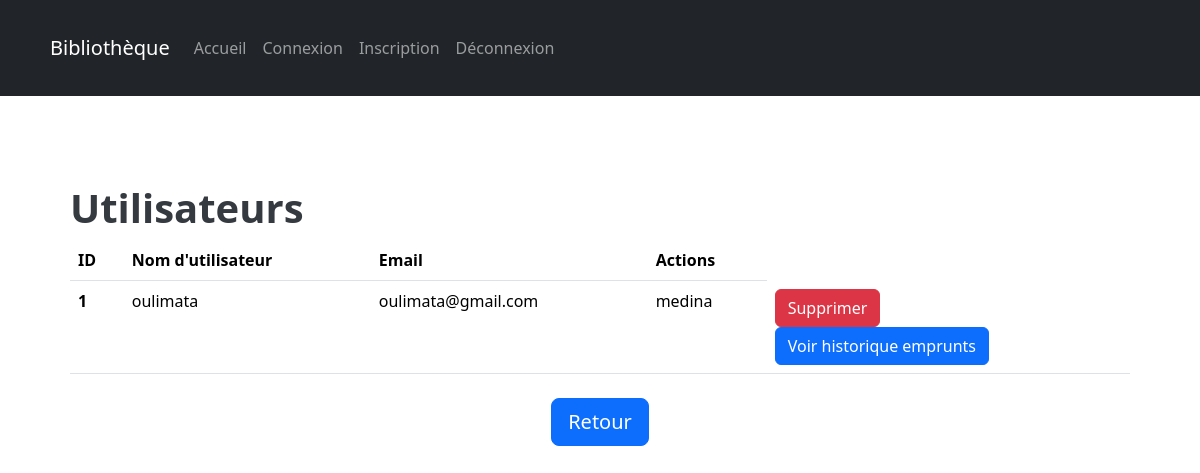
Before: /gererUtilisateurs (signed in) with the older database file.
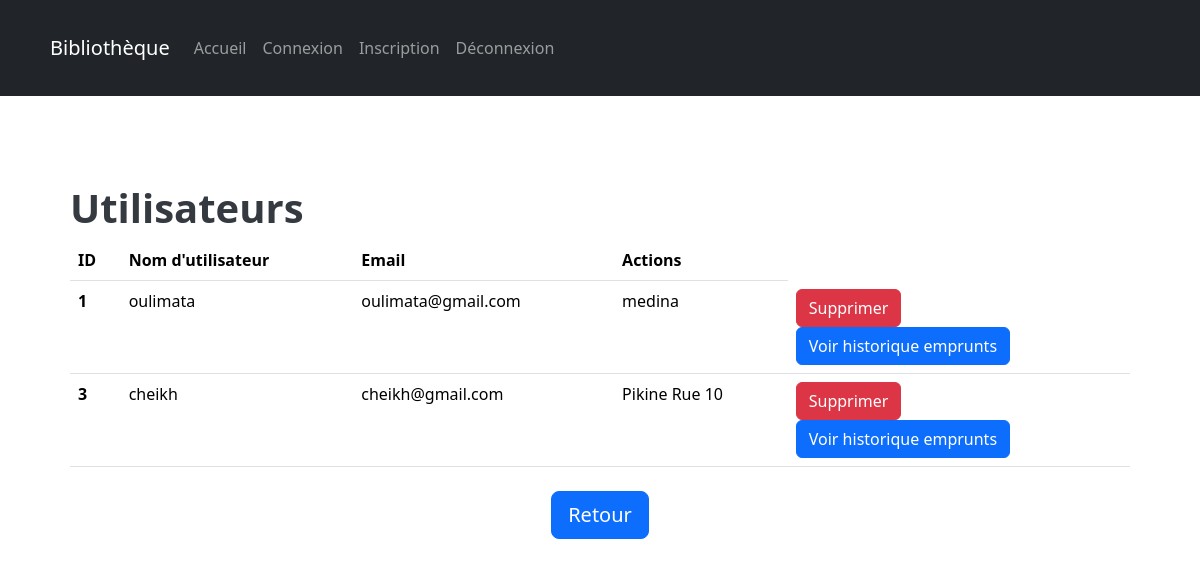
After: the same page with the newer database file.
### app.py (models this page shows, shortened)
class Utilisateur(db.Model, UserMixin):
    id = db.Column(db.Integer, primary_key=True)
    nom_utilisateur = db.Column(db.String(50), unique=True, nullable=False)
    email = db.Column(db.String(120), unique=True, nullable=False)
    adresse = db.Column(db.String(120), nullable=False)
    mot_de_passe = db.Column(db.String(60), nullable=False)
    is_SuperUser = db.Column(db.Boolean, default=False)

### app.py (the view)
@app.route('/gererUtilisateurs')
@login_required
@role_required(is_SuperUser_required=True)
def gererUtilisateurs():
    if current_user.is_SuperUser:
        utilisateurs = Utilisateur.query.all()
        return render_template('gerer_utilisateur.html', utilisateurs=utilisateurs)
    else:
        return redirect(url_for('accueil'))

### app.py (called while the page is built)
@login_manager.user_loader
def load_user(user_id):
    return Utilisateur.query.get(int(user_id))

def role_required(is_SuperUser_required):
    def decorator(f):
        @wraps(f)
        def decorated_function(*args, **kwargs):
            if not current_user.is_authenticated:
                return redirect(url_for('connexion'))
            if is_SuperUser_required and not current_user.is_SuperUser:
                return redirect(url_for('accueil'))
            if not is_SuperUser_required and current_user.is_SuperUser:
                return redirect(url_for('accueil_admin'))
            return f(*args, **kwargs)
        return decorated_function
    return decorator

### templates/gerer_utilisateur.html (shortened to what this page needs)
{% extends 'layout_admin.html' %}
{% block content %}
<div class="container mt-4">
    <h1>Utilisateurs</h1>
    <table class="table">
        <thead>
            <tr>
                <th scope="col">ID</th>
                <th scope="col">Nom d'utilisateur</th>
                <th scope="col">Email</th>
                <th scope="col">Actions</th>
            </tr>
        </thead>
        <tbody>
            {% for utilisateur in utilisateurs if not utilisateur.is_SuperUser %}
            <tr>
                <th scope="row">{{ utilisateur.id }}</th>
                <td>{{ utilisateur.nom_utilisateur }}</td>
                <td>{{ utilisateur.email }}</td>
                <td>{{ utilisateur.adresse }}</td>
                <td>
                    <form method="post" action="{{ url_for('supprimerUtilisateur', id=utilisateur.id) }}">
                        <button type="submit" class="btn btn-danger">Supprimer</button>
                    </form>
                    <a href="{{ url_for('voir_emprunts', id=utilisateur.id) }}" class="btn btn-primary">Voir historique emprunts</a>
                </td>
            </tr>
            {% endfor %}
        </tbody>
    </table>
    <div class="text-center">
        <a href="{{url_for('accueil_admin')}}" class="btn btn-primary btn-lg mt-4">Retour</a>
    </div>
</div>
{% endblock %}

Changed rows visible on the page:
added Utilisateur: id "3", nom_utilisateur "cheikh", email "cheikh@gmail.com", adresse "Pikine Rue 10"
